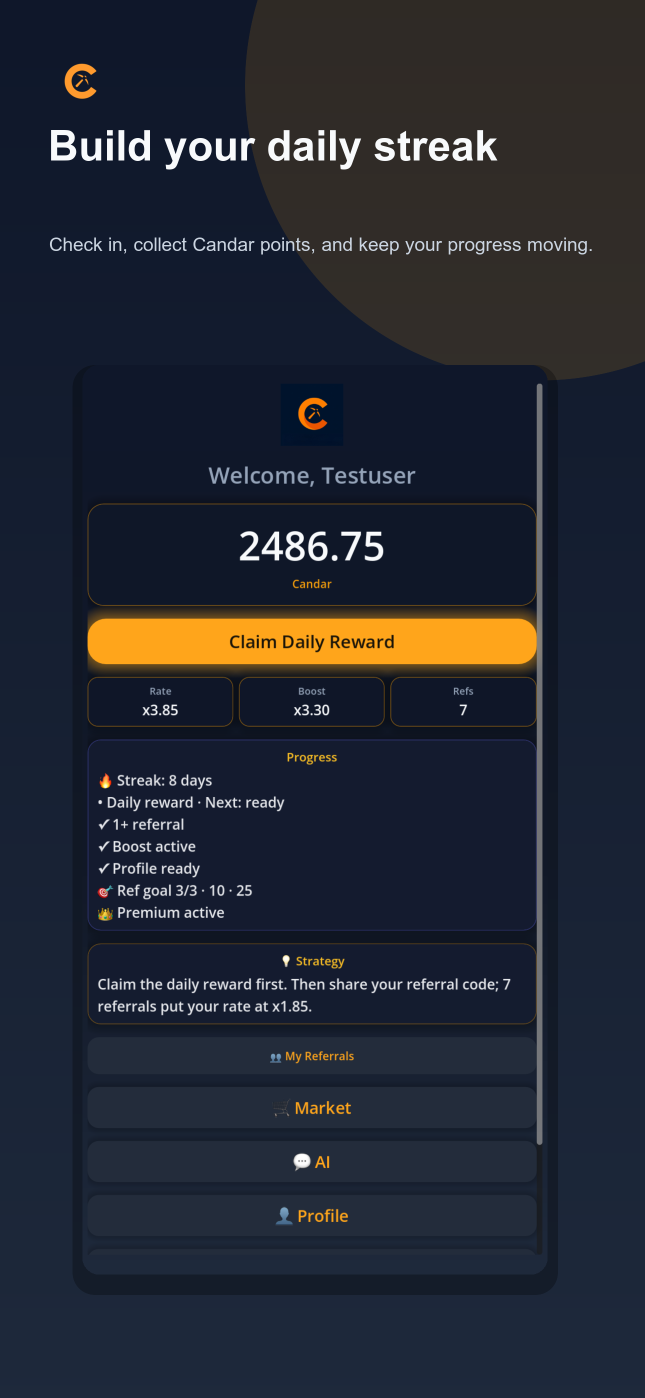
#> input picture store-screenshots/play/01-daily-streak.png, 1290 x 2796 px, given in place of logoyazisiz.png, which was not available (shown at 1/2 size)
$ python create_ad_video.py
#> lines starting #> are read from the running program, lines starting #| are printed output that depends on the picture; after the words box and inside, x2 and y2 are one past the last pixel; in counts of white or black regions, pixels touching at a corner belong together
from pathlib import Path
import math

import imageio.v2 as imageio
import numpy as np
from PIL import Image, ImageDraw, ImageFilter, ImageFont


ROOT = Path(__file__).resolve().parents[1]
OUT_DIR = ROOT / "marketing"
OUT_VIDEO = OUT_DIR / "candar_reels_ad_15s.mp4"
OUT_STORY = OUT_DIR / "candar_reels_ad_15s_storyboard.txt"

W, H = 1080, 1920
FPS = 30


def font(size: int, bold: bool = False) -> ImageFont.FreeTypeFont:
#> called with size = 92, bold = True
    candidates = [
        "/System/Library/Fonts/Supplemental/Arial Bold.ttf" if bold else "/System/Library/Fonts/Supplemental/Arial.ttf",
        "/System/Library/Fonts/Supplemental/Helvetica Bold.ttf" if bold else "/System/Library/Fonts/Supplemental/Helvetica.ttf",
        "/System/Library/Fonts/SFNS.ttf",
    ]
    for path in candidates:
        try:
            return ImageFont.truetype(path, size)
        except Exception:
            pass
#> in main, logo is the input picture: PIL image 1290x2796 RGBA; mean R, G, B, A 36, 39.9, 49.8, 255
    return ImageFont.load_default()


FONT_HUGE = font(92, True)
FONT_TITLE = font(70, True)
FONT_SUB = font(42, True)
FONT_BODY = font(34, False)
FONT_SMALL = font(28, True)


def ease(t: float) -> float:
    t = max(0.0, min(1.0, t))
    return 1 - pow(1 - t, 3)


# [44 lines left out: functions draw_center, draw_left_wrapped, not called in this run]


def rounded_rect_mask(size, radius):
    mask = Image.new("L", size, 0)
    d = ImageDraw.Draw(mask)
    d.rounded_rectangle([0, 0, size[0] - 1, size[1] - 1], radius=radius, fill=255)
    return mask


def phone_image(path: Path, height: int = 1180) -> Image.Image:
#> called with height = 1180
    img = Image.open(path).convert("RGB")
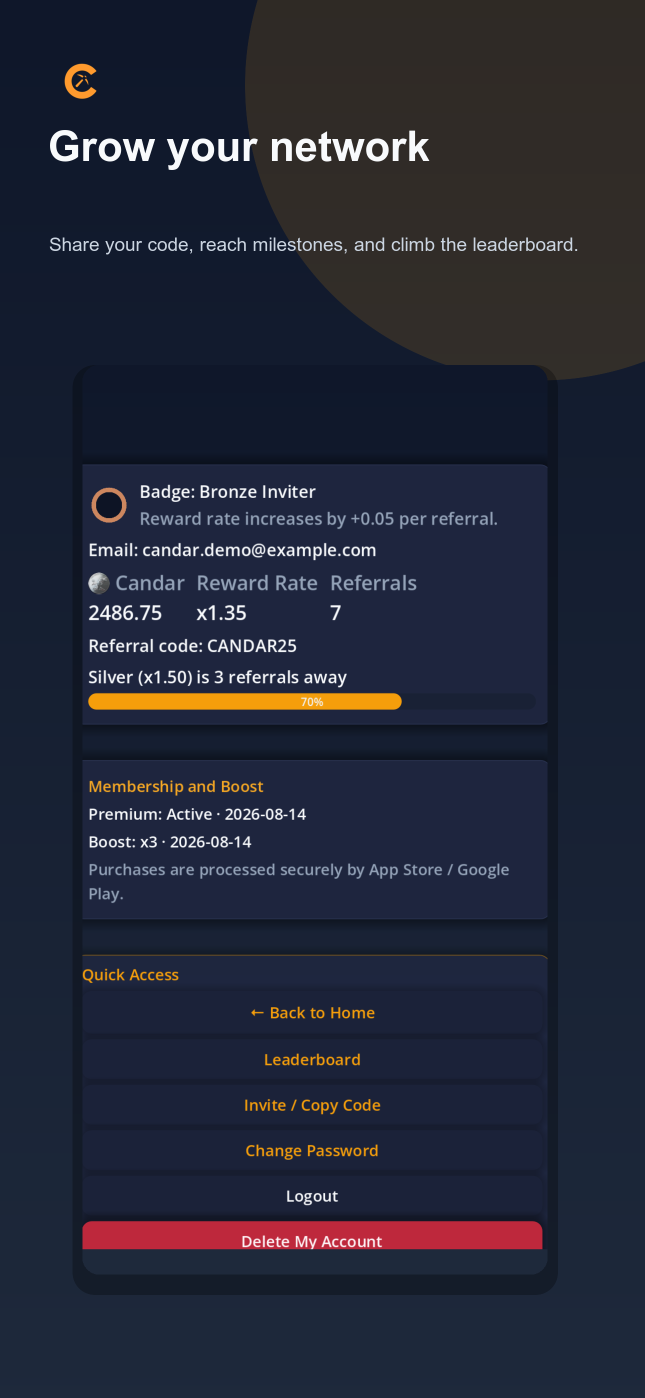
#> input picture store-screenshots/play/02-referral-network.png, 1290 x 2796 px, given in place of 01-secure-sign-in.png, which was not available (shown at 1/2 size)
    ratio = height / img.height
#> ratio = 0.422
    size = (int(img.width * ratio), height)
#> size = (544, 1180)
    img = img.resize(size, Image.Resampling.LANCZOS)
#> img: PIL image 544x1180 RGB
    radius = 56
    mask = rounded_rect_mask(size, radius)
#> in rounded_rect_mask, `mask = Image.new("L", size, 0)`: mask: PIL image 544x1180 L; every value is 0
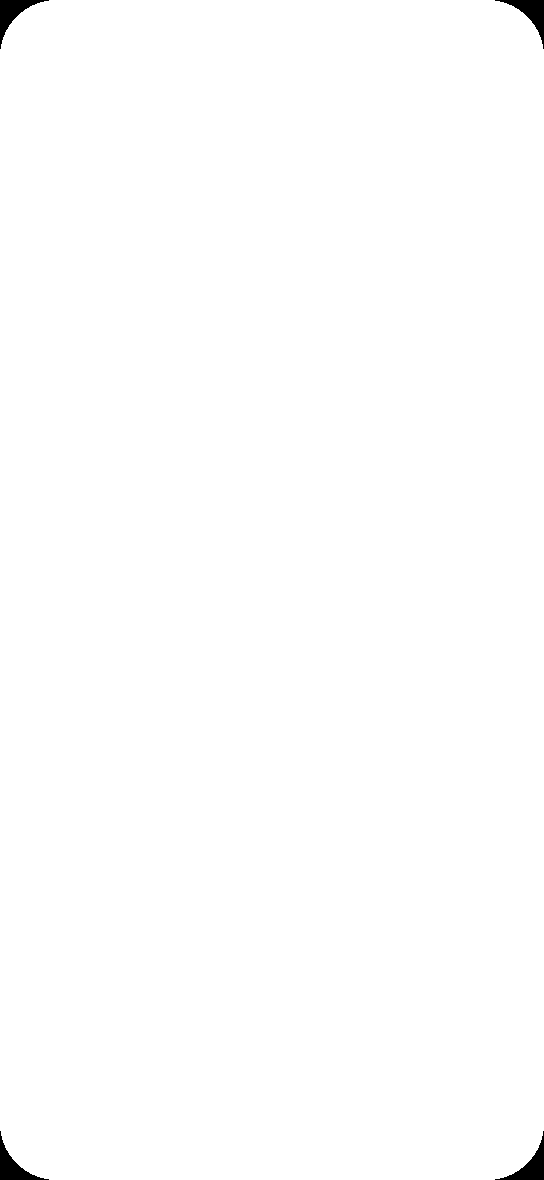
#> mask: PIL image 544x1180 L; 99.6% white; 4 black regions, box (x1, y1, x2, y2) and area: (0, 0, 49, 49) 691, (495, 0, 544, 49) 691, (0, 1131, 49, 1180) 691, (495, 1131, 544, 1180) 691

    shadow = Image.new("RGBA", (size[0] + 90, size[1] + 90), (0, 0, 0, 0))
#> shadow: PIL image 634x1270 RGBA; every value is 0
    sd = ImageDraw.Draw(shadow)
    sd.rounded_rectangle([45, 45, size[0] + 45, size[1] + 45], radius=radius + 10, fill=(0, 0, 0, 135))
    shadow = shadow.filter(ImageFilter.GaussianBlur(26))
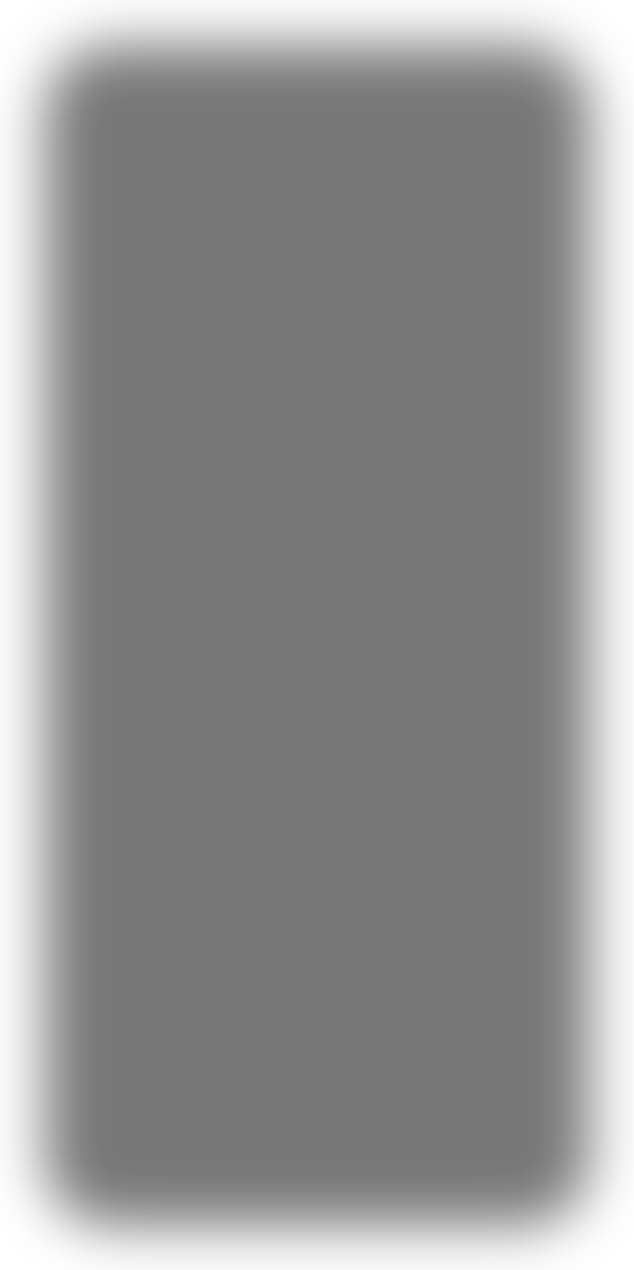
#> shadow: PIL image 634x1270 RGBA; mean R, G, B, A 0, 0, 0, 107.1; transparent parts drawn white

    phone = Image.new("RGBA", shadow.size, (0, 0, 0, 0))
    phone.alpha_composite(shadow, (0, 0))
    frame = Image.new("RGBA", size, (12, 18, 31, 255))
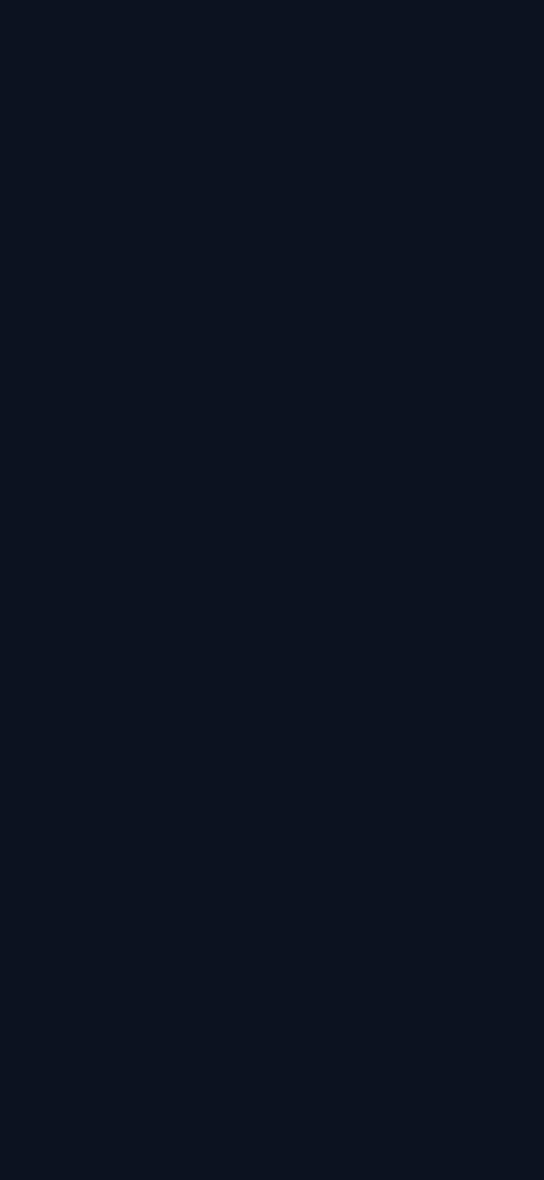
#> frame: PIL image 544x1180 RGBA; mean R, G, B, A 12, 18, 31, 255
    fd = ImageDraw.Draw(frame)
    fd.rounded_rectangle([0, 0, size[0] - 1, size[1] - 1], radius=radius, outline=(255, 178, 71, 225), width=5)
    frame.paste(img.convert("RGBA"), (0, 0), mask)
    phone.alpha_composite(frame, (45, 45))
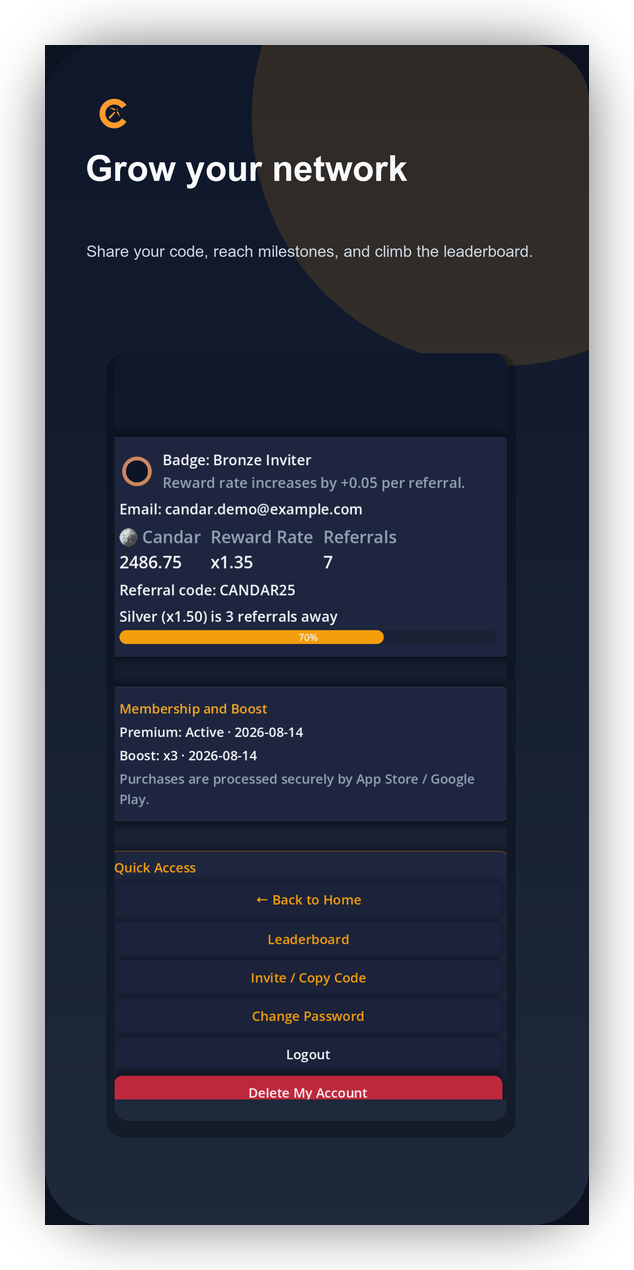
#> phone: PIL image 634x1270 RGBA; mean R, G, B, A 28.7, 31.3, 43.3, 209; transparent parts drawn white
    return phone


# [23 lines left out: functions background, pill, not called in this run]


SCENES = [
    {
        "start": 0.0,
        "dur": 2.2,
        "img": None,
        "kicker": "CANDAR NETWORK",
        "title": "Günlük puan deneyimini cebine al",
        "body": "Giriş yap, puanını topla, ağını büyüt.",
    },
    {
        "start": 2.2,
        "dur": 2.6,
        "img": ROOT / "store-screenshots/play/01-secure-sign-in.png",
        "kicker": "GÜVENLİ GİRİŞ",
        "title": "Apple ve Google ile hızlı başla",
        "body": "Hesabını saniyeler içinde aç.",
    },
    {
        "start": 4.8,
        "dur": 2.6,
        "img": ROOT / "store-screenshots/play/02-daily-points.png",
        "kicker": "GÜNLÜK PUAN",
        "title": "Her gün puanını topla",
        "body": "Kazım oranını takip et, ilerlemeni gör.",
    },
    {
        "start": 7.4,
        "dur": 2.5,
        "img": ROOT / "store-screenshots/play/03-referral-network.png",
        "kicker": "REFERANS AĞI",
        "title": "Davet et, oranını büyüt",
        "body": "Referansların puan deneyimini güçlendirsin.",
    },
    {
        "start": 9.9,
        "dur": 2.4,
        "img": ROOT / "store-screenshots/play/04-boost-premium.png",
        "kicker": "BOOST & PREMIUM",
        "title": "Ekstra güçlendirmeler",
        "body": "Market üzerinden avantajlarını yönet.",
    },
    {
        "start": 12.3,
        "dur": 2.3,
        "img": ROOT / "store-screenshots/play/05-candar-ai.png",
        "kicker": "CANDAR AI",
        "title": "Sor, yaz, hızlan",
        "body": "Uygulama içi yapay zeka yardımcın yanında.",
    },
    {
        "start": 14.6,
        "dur": 1.6,
        "img": None,
        "kicker": "ŞİMDİ KATIL",
        "title": "Candar Network",
        "body": "App Store ve Google Play'de.",
    },
]


# [52 lines left out: functions scene_at, make_frame, not called in this run]


def main():
    OUT_DIR.mkdir(parents=True, exist_ok=True)
    logo = Image.open(ROOT / "assets/logoyazisiz.png").convert("RGBA")
    phones = {scene["img"]: phone_image(scene["img"]) for scene in SCENES if scene["img"] is not None}

    total = SCENES[-1]["start"] + SCENES[-1]["dur"]
    frames = int(total * FPS)
    writer = imageio.get_writer(
        OUT_VIDEO,
        fps=FPS,
        codec="libx264",
        quality=8,
        pixelformat="yuv420p",
        macro_block_size=1,
        ffmpeg_params=["-movflags", "+faststart"],
    )
    try:
        for i in range(frames):
            writer.append_data(make_frame(i / FPS, phones, logo))
    finally:
        writer.close()

    OUT_STORY.write_text(
        "\n".join(
            [
                "Candar Network 15s Reels/TikTok ad",
                "Format: 1080x1920, no audio. Add a trending sound in TikTok/Instagram.",
                "",
                "Voiceover:",
                "Candar Network ile günlük puan deneyimini cebine al. Güvenli giriş yap, puanını topla, referans ağını büyüt, boost avantajlarını kullan ve Candar AI ile hızlan. App Store ve Google Play'de.",
                "",
                "Scenes:",
            ]
            + [
                f"{scene['start']:.1f}s - {scene['start'] + scene['dur']:.1f}s: {scene['kicker']} / {scene['title']} / {scene['body']}"
                for scene in SCENES
            ]
        ),
        encoding="utf-8",
    )
    print(OUT_VIDEO)
    print(OUT_STORY)


if __name__ == "__main__":
#> (the run stopped early here; a loop or call above may not have finished)
